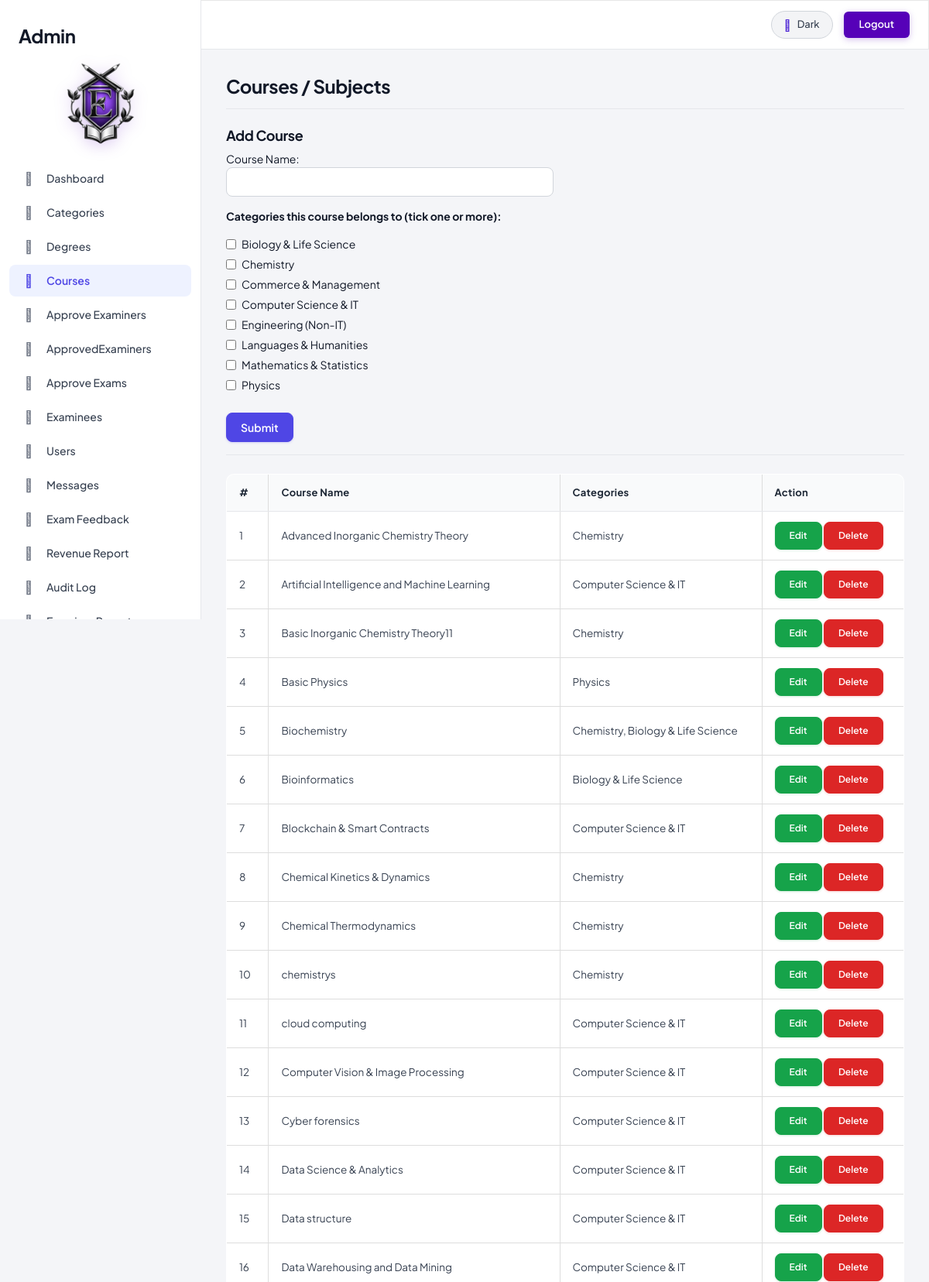
The page /admin/course.php (signed in, upper part) on the database its author committed.
### tables this page shows
CREATE TABLE IF NOT EXISTS `categories` (
  `id` int NOT NULL AUTO_INCREMENT,
  `name` varchar(100) NOT NULL,
  PRIMARY KEY (`id`),
  UNIQUE KEY `name` (`name`)
);

CREATE TABLE IF NOT EXISTS `courses` (
  `id` int NOT NULL AUTO_INCREMENT,
  `course_name` varchar(150) NOT NULL,
  `created_at` timestamp NOT NULL DEFAULT CURRENT_TIMESTAMP,
  `category_id` int DEFAULT NULL,
  PRIMARY KEY (`id`),
  UNIQUE KEY `course_name` (`course_name`),
  KEY `fk_course_category` (`category_id`)
);

### classes/DataAccess.class.php (called while the page is built, shortened)
<?php
class DataAccess
{
	private $_con,$_query,$_errors;
	public function __construct()
	{
		if(!$this->_con=mysqli_connect(DB_HOST,DB_USER,DB_PASSWORD,DB_NAME))
		{
			die("connection Error");
		}
		$this->_errors ="";
	}
	public function getData($fields,$table,$condition = "1")
	{
		if(!$this->_checkTable($table))
		{
			$this->_errors.="$table not Present";
			return false;
		}
		$this->_query = "select ";
		if(is_array($fields))
		{
			if($this->_checkFieldsIndexed($fields,$table))
			{
				$this->_query.=implode(",",$fields);
			}
			else
			{
				return false;
			}
		}
		else if(gettype($fields) == "string")
		{
			if($fields == "*")
			{
				$this->_query.="*";
			}
		}
		else
		{
			$this->_errors.=" Invalid scheme type";
			return false;
		}
		$this->_query.=" from $table where $condition";
		$resref=mysqli_query($this->_con,$this->_query);
		$dataArr = array();
		if(mysqli_num_rows($resref))
		{
			while($rows = mysqli_fetch_assoc($resref))
			{
				$dataArr[] = $rows;
			}
		}
		return $dataArr;
	}
	private function _checkTable($table)
	{
		$q="show tables";
		$resref = mysqli_query($this->_con,$q);
		if(mysqli_num_rows($resref))
		{
			while($row=mysqli_fetch_array($resref))
			{
				if($row[0]==$table)
				{
					return true;
				}
			}
		}
		return false;
	}
}
?>

### admin/auth.php (called while the page is built, shortened)
<?php
if (!function_exists('h')) {
    function h($value)
    {
        return htmlspecialchars((string)$value, ENT_QUOTES, 'UTF-8');
    }
}

### admin/course.php (the view, shortened to what this page needs)
<?php
require('auth.php');
$dao = new DataAccess();
$categories = $dao->getData('*', 'categories', '1=1 ORDER BY name');
$catNames = array();
foreach ($categories as $c) { $catNames[(int)$c['id']] = $c['name']; }
$editId = (int)($_GET['edit'] ?? $_POST['edit_id'] ?? 0);
$editCourse = null;
$elements = array("cname" => $editCourse ? $editCourse['course_name'] : "");
$form = new FormAssist($elements, $_POST);
$selected = array();
$courses = $dao->getData('*', 'courses', '1=1 ORDER BY course_name');
$courseCats = array();
$allLinks = $dao->getData('*', 'course_categories', '1=1');
if (is_array($allLinks)) {
    foreach ($allLinks as $l) {
        $cid = (int)$l['category_id'];
        if (isset($catNames[$cid])) { $courseCats[(int)$l['course_id']][] = $catNames[$cid]; }
    }
}
include("header.php");
?>
<h2>Courses / Subjects</h2>
<hr>
<h4><?= $editCourse ? 'Edit Course' : 'Add Course'; ?></h4>
<form action="course.php<?= $editCourse ? '?edit=' . (int)$editId : ''; ?>" method="POST">
    <div class="row">
        <div class="col-md-6 form-group">
            Course Name: <?= $form->textBox('cname', array('class' => 'form-control')); ?>
        </div>
    </div>
    <div class="row">
        <div class="col-md-6 form-group">
            <label>Categories this course belongs to (tick one or more):</label>
            <?php if (!empty($categories)) { foreach ($categories as $d) { ?>
                <div class="checkbox">
                    <label>
                        <input type="checkbox" name="categories[]" value="<?= (int)$d['id']; ?>"
                            <?= in_array((int)$d['id'], $selected, true) ? 'checked' : ''; ?>>
                        <?= h($d['name']); ?>
                    </label>
                </div>
            <?php } } else { ?>
                <p class="text-danger">No categories found. <a href="category.php">Add a category first</a>.</p>
            <?php } ?>
        </div>
    </div>
    <button type="submit" name="btn_save" class="btn btn-primary">
        <?= $editCourse ? 'Update' : 'Submit'; ?>
    </button>
</form>
<hr>
<table class="table table-bordered">
    <thead>
        <tr>
            <th>#</th>
            <th>Course Name</th>
            <th>Categories</th>
            <th>Action</th>
        </tr>
    </thead>
    <tbody>
    <?php if (empty($courses)) { ?>
        <tr><td colspan="4" class="text-center">No courses added yet.</td></tr>
    <?php } else { $i = 1; foreach ($courses as $c) { ?>
        <tr<?= ($editId === (int)$c['id']) ? ' class="info"' : ''; ?>>
            <td><?= $i++; ?></td>
            <td><?= h($c['course_name']); ?></td>
            <td><?= h(implode(', ', $courseCats[(int)$c['id']] ?? array())); ?></td>
            <td>
                <a href="course.php?edit=<?= (int)$c['id']; ?>" class="btn btn-success btn-sm">Edit</a>
                <form action="course.php" method="POST" style="display:inline;"
                      onsubmit="return confirm('Delete this course?');">
                    <button type="submit" name="btn_delete" class="btn btn-danger btn-sm">Delete</button>
                </form>
            </td>
        </tr>
    <?php } } ?>
    </tbody>
</table>
<?php include('footer.php'); ?>

### admin/assets/css/custom.css (style rules this page uses)
:root { color-scheme: light; --bg-body: #f4f5f8; --bg-page-wrapper: #f4f5f8; --bg-page-inner: #ffffff; --page-inner-border: rgba(0, 0, 0, 0.06); --bg-navbar: #ffffff; --border-navbar: #e5e7eb; --text-navbar: #111827; --bg-sidebar: #ffffff; --border-sidebar: #e5e7eb; --sidebar-brand-text: #111827; --text-sidebar-link: #374151; --text-sidebar-icon: #6b7280; --bg-sidebar-hover: #f3f4f6; --text-sidebar-hover: #111827; --bg-active-menu: #eef2ff; --text-active-menu: #4f46e5; --border-active-menu: #4f46e5; --heading-dashboard: #111827; --text-primary: #111827; --text-secondary: #4b5563; --text-muted: #6b7280; --hr-color: #e5e7eb; --card-body-bg: #ffffff; --card-shadow: 0 1px 3px rgba(0, 0, 0, 0.05); --card-number-color: #111827; --card-courses-border: #bfdbfe; --card-courses-head-bg: #dbeafe; --card-courses-head-text: #1e40af; --card-examiners-border: #bbf7d0; --card-examiners-head-bg: #dcfce7; --card-examiners-head-text: #15803d; --card-pending-border: #fde68a; --card-pending-head-bg: #fef3c7; --card-pending-head-text: #b45309; --card-examinees-border: #bae6fd; --card-examinees-head-bg: #e0f2fe; --card-examinees-head-text: #0369a1; --card-exams-border: #e4e4e7; --card-exams-head-bg: #f4f4f5; --card-exams-head-text: #3f3f46; --panel-default-bg: #ffffff; --panel-default-border: #e5e7eb; --panel-default-head-bg: #f9fafb; --panel-default-head-text: #111827; --table-bg: #ffffff; --table-border: #e5e7eb; --table-th-bg: #f9fafb; --table-th-text: #1f2937; --table-td-text: #374151; --table-row-hover: #f9fafb; --table-striped-bg: #fafafa; --input-bg: #ffffff; --input-border: #d1d5db; --input-text: #111827; --input-focus-border: #6366f1; --input-focus-glow: rgba(99, 102, 241, 0.2); --card-bg: #ffffff; --card-text: #111827; --table-border-color: #e5e7eb; --btn-default-bg: #ffffff; --btn-default-border: #d1d5db; --btn-default-color: #374151; --btn-toggle-bg: #f3f4f6; --btn-toggle-border: #d1d5db; --btn-toggle-color: #374151; --btn-toggle-hover-bg: #e5e7eb; --donut-empty-bg: #e2e8f0; --badge-success-bg: #dcfce7; --badge-success-text: #15803d; --badge-success-border: #bbf7d0; --badge-info-bg: #e0f2fe; --badge-info-text: #0369a1; --badge-info-border: #bae6fd; --badge-warning-bg: #fef3c7; --badge-warning-text: #b45309; --badge-warning-border: #fde68a; --badge-danger-bg: #fee2e2; --badge-danger-text: #b91c1c; --badge-danger-border: #fecaca; --badge-default-bg: #f1f5f9; --badge-default-text: #475569; --badge-default-border: #e2e8f0; }
*, html, body, button, input, select, textarea, .panel, .table, h1, h2, h3, h4, h5, h6 { font-family: 'Plus Jakarta Sans', 'Inter', -apple-system, BlinkMacSystemFont, 'Segoe UI', Roboto, sans-serif !important; }
body { background-color: var(--bg-body); color: var(--text-primary); margin: 0; padding: 0; -webkit-font-smoothing: antialiased; -moz-osx-font-smoothing: grayscale; text-rendering: optimizeLegibility; font-size: 14px; line-height: 1.5; transition: background-color 0.25s ease, color 0.25s ease; }
h1, h2, h3, h4, h5, h6 { color: var(--text-primary); font-weight: 700; letter-spacing: -0.02em; transition: color 0.25s ease; }
h2 { font-size: 24px; margin-top: 10px; margin-bottom: 8px; }
hr { border-top: 1px solid var(--hr-color); margin-top: 16px; margin-bottom: 24px; }
.table { background-color: var(--table-bg); border: 1px solid var(--table-border); border-radius: 10px; overflow: hidden; color: var(--table-td-text); transition: background-color 0.25s ease, border-color 0.25s ease; }
.table > thead > tr > th { background-color: var(--table-th-bg); color: var(--table-th-text); border-bottom: 1px solid var(--table-border); font-weight: 700; font-size: 13px; letter-spacing: 0.02em; padding: 14px 16px; }
.table > tbody > tr > td { border-top: 1px solid var(--table-border); color: var(--table-td-text); padding: 13px 16px; vertical-align: middle; font-size: 13.5px; }
.btn-primary { background-color: #4f46e5 !important; border-color: #4f46e5 !important; color: #ffffff !important; border-radius: 8px; font-weight: 600; padding: 8px 18px; box-shadow: 0 1px 3px rgba(79, 70, 229, 0.2); }
.btn-success { background-color: #16a34a !important; border-color: #16a34a !important; color: #ffffff !important; border-radius: 8px; font-weight: 600; padding: 8px 18px; box-shadow: 0 1px 3px rgba(22, 163, 74, 0.2); }
.btn-danger { background-color: #dc2626 !important; border-color: #dc2626 !important; color: #ffffff !important; border-radius: 8px; font-weight: 600; padding: 8px 18px; box-shadow: 0 1px 3px rgba(220, 38, 38, 0.2); }

### rows shown on the page
categories: name "Biology & Life Science"
categories: name "Chemistry"
categories: name "Commerce & Management"
categories: name "Computer Science & IT"
categories: name "Engineering (Non-IT)"
categories: name "Languages & Humanities"
categories: name "Mathematics & Statistics"
categories: name "Physics"
courses: course_name "Advanced Inorganic Chemistry Theory", id "Chemistry"
courses: course_name "Artificial Intelligence and Machine Learning", id "Computer Science & IT"
courses: course_name "Basic Inorganic Chemistry Theory11", id "Chemistry"
courses: course_name "Basic Physics", id "Physics"
courses: course_name "Biochemistry", id "Chemistry, Biology & Life Science"
courses: course_name "Bioinformatics", id "Biology & Life Science"
courses: course_name "Blockchain & Smart Contracts", id "Computer Science & IT"
courses: course_name "Chemical Kinetics & Dynamics", id "Chemistry"
courses: course_name "Chemical Thermodynamics", id "Chemistry"
courses: course_name "chemistrys", id "Chemistry"
courses: course_name "cloud computing", id "Computer Science & IT"
courses: course_name "Computer Vision & Image Processing", id "Computer Science & IT"
courses: course_name "Cyber forensics", id "Computer Science & IT"
courses: course_name "Data Science & Analytics", id "Computer Science & IT"
courses: course_name "Data structure", id "Computer Science & IT"
courses: course_name "Data Warehousing and Data Mining", id "Computer Science & IT"
